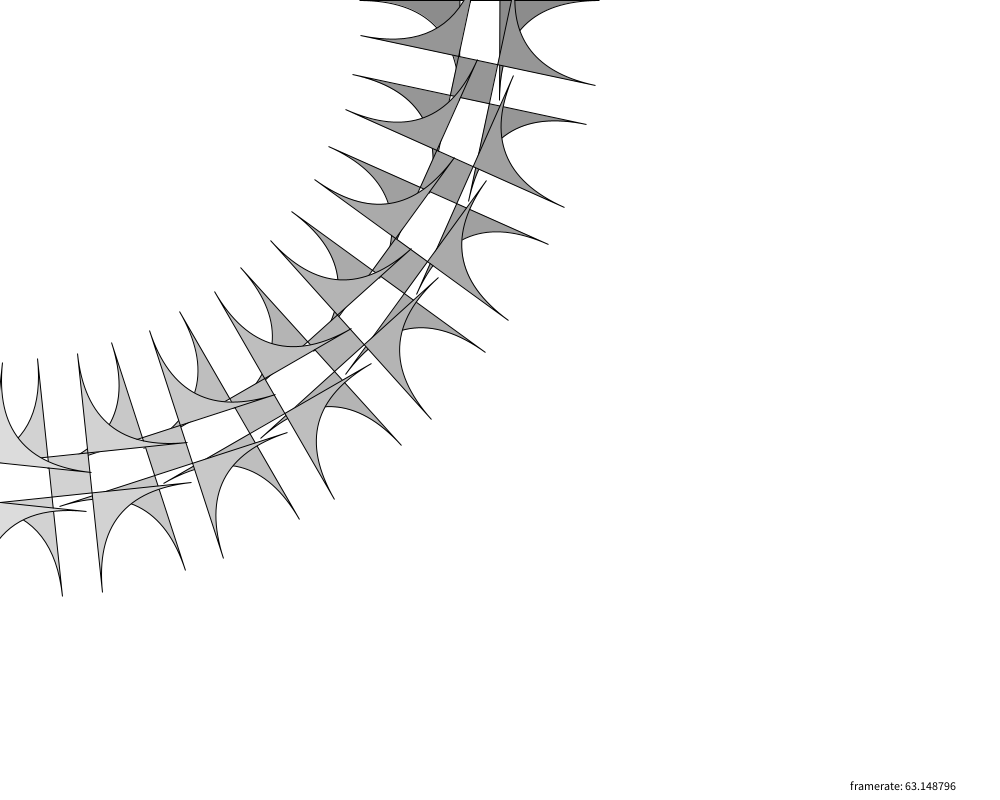
Frame 1 (no input)
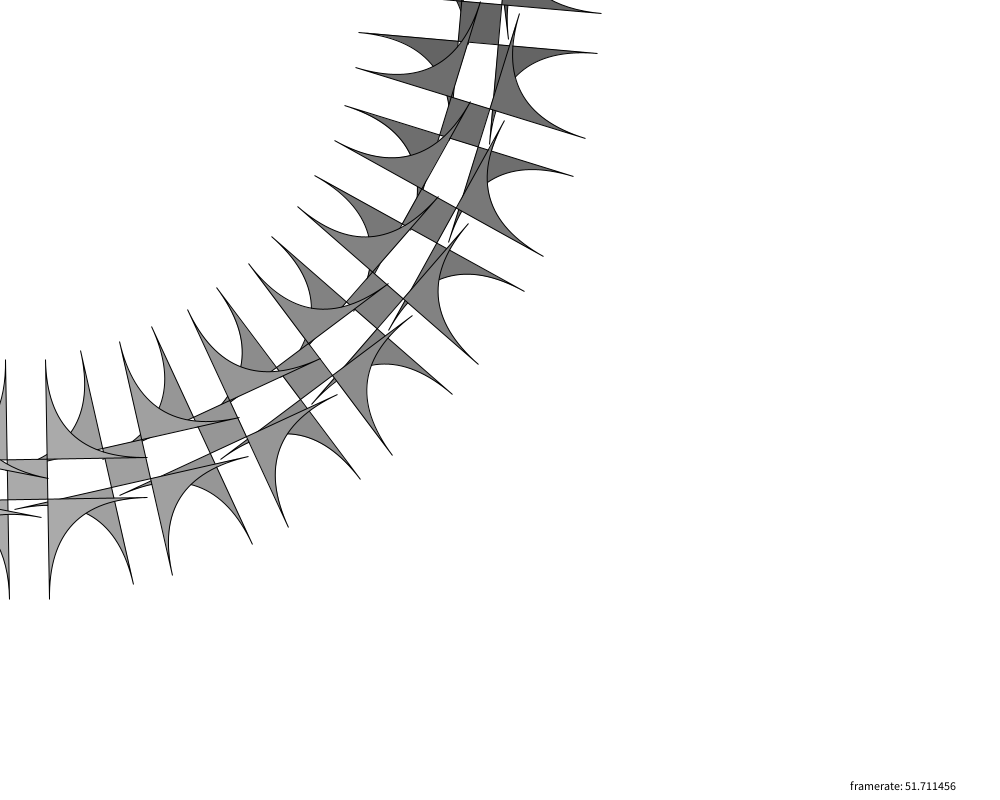
Frame 60 (the mouse pressed at the canvas centre just before this capture)
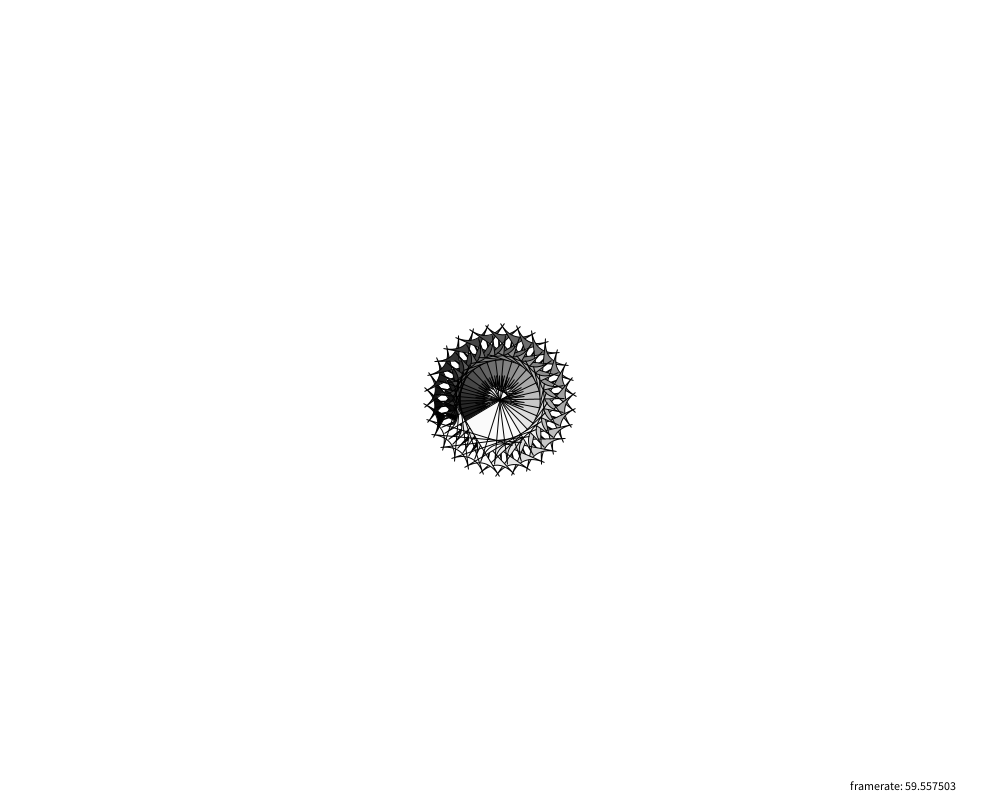
Frame 120 (the mouse held since frame 60 and released just before this capture)

The Processing sketch that drew these frames (run headless with seeded random() and noise(); from frame 60 on, the mouse is pressed at the canvas centre):

// Processing sketch: PV026FuriaLatente
// ── PV026FuriaLatente.pde
// Muovi il mouse a sinistra/destra/alto/basso per scoprire due facce di questo sketch:
// forme gommose, educate; forme spinose, indomabili ! Inaspettata complessita' dalla ripetizione
// di un pattern semplice ! La rotazione, assieme ad una opportuna traslazione, aggiunge sempre
// quel guizzo..!

float t;
final int delta = 12;
final float globalRotSpeed = 0.9;
int nQuad;

void setup()
{
  size(1000, 800);

  //noStroke(); // interessante anche la versione noStroke !
  nQuad = 360 / delta;  
  t = 0.;
}

void draw()
{
  background(255);
  
  fill(0);
  text("framerate: " + frameRate, width-150, height-10);

  translate(mouseX, mouseY);
  rotate(radians(t));

  disegnaAnello();
  
  //t += random(7.1) - 3.; // interessante la versione random !
  t += globalRotSpeed;
}

void disegnaAnello()
{
  // disegna la ruota di oggetti
  for (int i = 0; i < nQuad; i++)
  {
    rotate(radians(delta));
    fill(i*10);
    float arrotondamentoRettangoli = map(mouseY, 0, height, -100, 50); // NOTA: la versione negative ESPLODE graficamente!
    rect(mouseX-width/2, 0, 40, 40, arrotondamentoRettangoli);
  }
}
